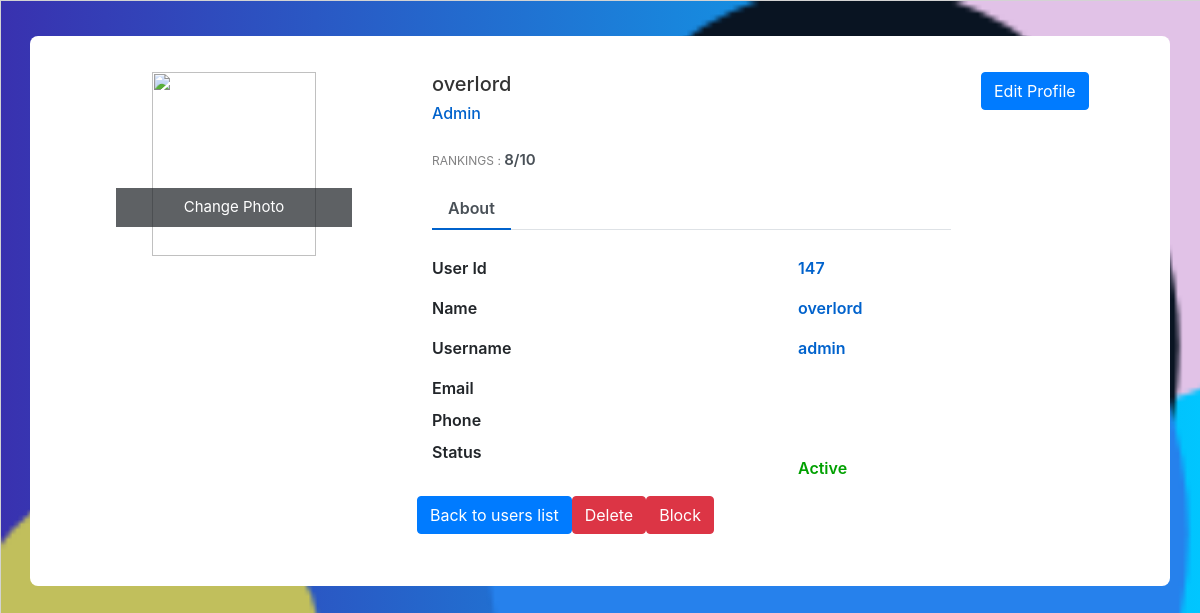
The app's page /view/user/profile.php?id=147 (signed in) with its own data.
### tables this page shows
CREATE TABLE `member` (
  `mem_id` int(11) NOT NULL,
  `role` int(11) NOT NULL,
  `status` int(11) NOT NULL DEFAULT 0,
  `firstname` varchar(50) NOT NULL,
  `lastname` varchar(50) NOT NULL,
  `username` varchar(30) NOT NULL,
  `password` varchar(12) NOT NULL,
  `email` varchar(255) NOT NULL,
  `address` varchar(255) NOT NULL,
  `phone` varchar(255) NOT NULL,
  `ticket_history` varchar(255) DEFAULT NULL
);

### view/user/profile.php (the view, shortened to what this page needs)
<link href="//maxcdn.bootstrapcdn.com/bootstrap/4.1.1/css/bootstrap.min.css" rel="stylesheet" id="bootstrap-css">
<link href="../../css/userProfile.css" rel="stylesheet">
<link href="../../css/style.css" rel="stylesheet">
<?php
include '../../model/connection/conn.php';
$userID = $_REQUEST['id'];
$sql = "SELECT * FROM member WHERE `mem_id`='$userID' ";
$stmt = $conn->query($sql);
$user = $stmt->fetch();
?>
<div class="container emp-profile">
    <form method="post">
        <div class="row">
            <div class="col-md-4">
                <div class="profile-img">
                    <img src="https://images.theconversation.com/files/140429/original/image-20161005-15879-23ovmp.jpg"
                         alt=""/>
                    <div class="file btn btn-lg btn-primary">
                        Change Photo
                    </div>
                </div>
            </div>
            <div class="col-md-6">
                <div class="profile-head">
                    <h5>
                        <?php echo $user['firstname'] . ' ' . $user['lastname'] ?>
                    </h5>
                    <h6>
                        <?php if ($user['role'] == 1) {
                            echo 'Admin';
                        } else {
                            echo 'Member';
                        } ?>
                    </h6>
                    <p class="proile-rating">RANKINGS : <span>8/10</span></p>
                    <ul class="nav nav-tabs" id="myTab" role="tablist">
                        <li class="nav-item">
                            <a class="nav-link active" id="home-tab" data-toggle="tab" href="#home" role="tab"
                               aria-controls="home" aria-selected="true">About</a>
                        </li>
                    </ul>
                </div>
            </div>
            <div class="col-md-2">
                <?php if ($_SESSION['user']['role'] == 1): ?>
                    <a class="btn btn-primary" name="btnAddMore" href="updateForm.php?id=<?php echo $userID ?>">Edit
                        Profile</a>
                <?php endif; ?>
            </div>
        </div>
        <div class="row">
            <div class="col-md-4">
                <div class="profile-work">
                </div>
            </div>
            <div class="col-md-8">
                <div class="tab-content profile-tab" id="myTabContent">
                    <div class="tab-pane fade show active" id="home" role="tabpanel" aria-labelledby="home-tab">
                        <div class="row">
                            <div class="col-md-6">
                                <label>User Id</label>
                            </div>
                            <div class="col-md-6">
                                <p><?php echo $user['mem_id'] ?></p>
                            </div>
                        </div>
                        <div class="row">
                            <div class="col-md-6">
                                <label>Name</label>
                            </div>
                            <div class="col-md-6">
                                <p><?php echo $user['firstname'] . ' ' . $user['lastname'] ?></p>
                            </div>
                        </div>
                        <div class="row">
                            <div class="col-md-6">
                                <label>Username</label>
                            </div>
                            <div class="col-md-6">
                                <p><?php echo $user['username'] ?></p>
                            </div>
                        </div>
                        <div class="row">
                            <div class="col-md-6">
                                <label>Email</label>
                            </div>
                            <div class="col-md-6">
                            </div>
                        </div>
                        <div class="row">
                            <div class="col-md-6">
                                <label>Phone</label>
                            </div>
                            <div class="col-md-6">
                            </div>
                        </div>
                        <div class="row">
                            <div class="col-md-6">
                                <label>Status</label>
                            </div>
                            <div class="col-md-6">
                                <p><?php if ($user['status'] == 0) {
                                        echo '<p style="color: #00A000">Active</p>';
                                    } else {
                                        echo '<p style="color: #9A0000">Blocked</p>';
                                    } ?></p>
                            </div>
                        </div>
                        <div class="row">
                            <a href="display.php" class="btn btn-primary">Back to users list</a>
                            <?php if ($_SESSION['user']['role'] == 1):{ ?>
                                <a class="btn btn-danger"
                                   href="../../model/user/delete.php?id=<?php echo $user['mem_id'] ?>">Delete</a>
                                <?php if ($user['status'] == 0): ?>
                                    <a class="btn btn-danger"
                                       href="../../model/user/block.php?id=<?php echo $user['mem_id'] ?>">Block</a>
                                <?php elseif ($user['status'] == 1): ?>
                                    <a class="btn btn-secondary"
                                       href="../../model/user/unblock.php?id=<?php echo $user['mem_id'] ?>">Unblock</a>
                                <?php endif;
                            } ?>
                            <?php endif; ?>
                        </div>
                    </div>
                </div>
            </div>
        </div>
    </form>
</div>

### css/userProfile.css (style rules this page uses)
.emp-profile { padding: 3%; margin-top: 3%; margin-bottom: 3%; border-radius: 0.5rem; background: #fff; }
.profile-img { text-align: center; }
.profile-img img { width: 70%; height: 100%; }
.profile-img .file { position: relative; overflow: hidden; margin-top: -20%; width: 70%; border: none; border-radius: 0; font-size: 15px; background: #212529b8; }
.profile-head h5 { color: #333; }
.profile-head h6 { color: #0062cc; }
.proile-rating { font-size: 12px; color: #818182; margin-top: 5%; }
.proile-rating span { color: #495057; font-size: 15px; font-weight: 600; }
.profile-head .nav-tabs { margin-bottom:5%; }
.profile-head .nav-tabs .nav-link { font-weight:600; border: none; }
.profile-head .nav-tabs .nav-link.active { border: none; border-bottom:2px solid #0062cc; }
.profile-work { padding: 14%; margin-top: -15%; }
.profile-tab label { font-weight: 600; }
.profile-tab p { font-weight: 600; color: #0062cc; }

### records on screen
member: firstname "overlord", mem_id "147", username "admin"
